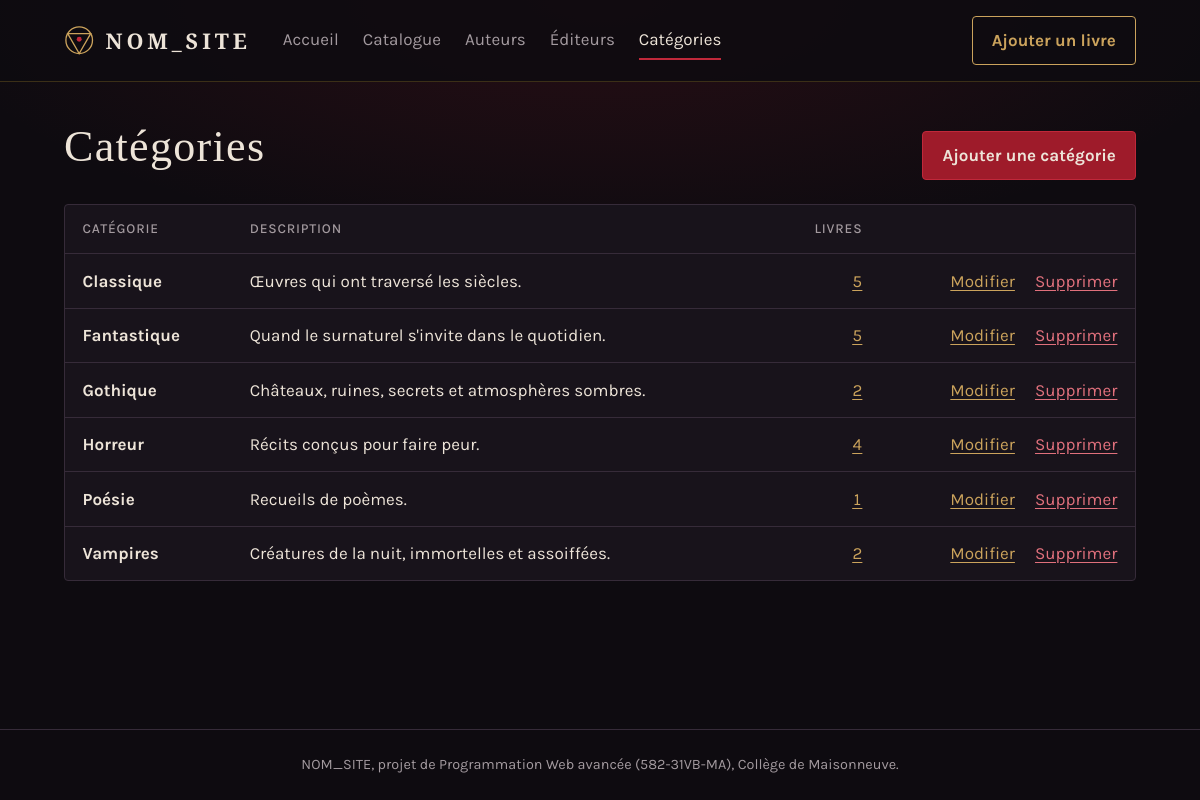
/categories.php, run on the app's committed database.
### tables this page shows
CREATE TABLE categorie (
    id          INT UNSIGNED  NOT NULL AUTO_INCREMENT,
    nom         VARCHAR(60)   NOT NULL,
    description VARCHAR(255)  NULL,
    PRIMARY KEY (id),
    UNIQUE KEY uq_categorie_nom (nom)
);

### includes/init.php (called while the page is built, shortened)
<?php
require_once __DIR__ . '/fonctions.php';
spl_autoload_register(function (string $nomClasse): void {
    $fichier = __DIR__ . '/../Classe/' . $nomClasse . '.php';
});

### Classe/Database.php (called while the page is built, shortened)
<?php
class Database
{
    private static ?PDO $connexion = null;
    public static function getConnexion(): PDO
    {
        if (self::$connexion === null) {
            $dsn = 'mysql:host=' . DB_HOTE . ';dbname=' . DB_NOM . ';charset=utf8mb4';
            self::$connexion = new PDO($dsn, DB_UTILISATEUR, DB_MOT_DE_PASSE, [
                PDO::ATTR_ERRMODE            => PDO::ERRMODE_EXCEPTION,
                PDO::ATTR_DEFAULT_FETCH_MODE => PDO::FETCH_ASSOC,
                PDO::ATTR_EMULATE_PREPARES   => false,
            ]);
        }
        return self::$connexion;
    }
}

### Classe/Modele.php (called while the page is built, shortened)
<?php
abstract class Modele
{
    protected static string $table = '';
    protected static string $ordre = 'id';
    protected ?int $id = null;
    protected static function pdo(): PDO
    {
        return Database::getConnexion();
    }
    public static function trouverTous(): array
    {
        $sql = 'SELECT * FROM ' . static::$table . ' ORDER BY ' . static::$ordre;
        $lignes = static::pdo()->query($sql)->fetchAll();
        return array_map(fn (array $ligne) => new static($ligne), $lignes);
    }
    public function getId(): ?int
    {
        return $this->id;
    }
    protected static function texteOuNull(mixed $valeur): ?string
    {
        $texte = trim((string) $valeur);
        return $texte === '' ? null : $texte;
    }
}

### Classe/Categorie.php (called while the page is built, shortened)
<?php
class Categorie extends Modele
{
    private string $nom = '';
    private ?string $description = null;
    public function hydrater(array $donnees): void
    {
        if (isset($donnees['id'])) {
            $this->id = (int) $donnees['id'];
        }
        $this->nom = trim($donnees['nom'] ?? '');
        $this->description = self::texteOuNull($donnees['description'] ?? null);
    }
    public function compterLivres(): int
    {
        $requete = self::pdo()->prepare('SELECT COUNT(*) FROM livre_categorie WHERE categorie_id = :id');
        $requete->execute(['id' => $this->id]);
        return (int) $requete->fetchColumn();
    }
    public function getNom(): string
    {
        return $this->nom;
    }
    public function getDescription(): ?string
    {
        return $this->description;
    }
}

### categories.php (the view, shortened to what this page needs)
<?php
require_once 'includes/init.php';
$categories = Categorie::trouverTous();
require 'includes/entete.php';
?>
<div class="en-tete-page">
    <h1>Catégories</h1>
    <a class="bouton" href="categorie-form.php">Ajouter une catégorie</a>
</div>
<?php if (empty($categories)) : ?>
    <div class="vide">
        <p>Aucune catégorie pour l'instant.</p>
        <a class="bouton" href="categorie-form.php">Ajouter une catégorie</a>
    </div>
<?php else : ?>
    <div class="tableau-conteneur">
        <table class="tableau">
            <thead>
                <tr>
                    <th scope="col">Catégorie</th>
                    <th scope="col">Description</th>
                    <th scope="col" class="nombre">Livres</th>
                    <th scope="col"><span class="visuellement-cache">Actions</span></th>
                </tr>
            </thead>
            <tbody>
                <?php foreach ($categories as $categorie) : ?>
                    <?php $nombreLivres = $categorie->compterLivres(); ?>
                    <tr>
                        <td><strong><?= e($categorie->getNom()) ?></strong></td>
                        <td><?= e($categorie->getDescription() ?? '') ?></td>
                        <td class="nombre">
                            <?php if ($nombreLivres > 0) : ?>
                                <a href="livres.php?categorie=<?= $categorie->getId() ?>"><?= $nombreLivres ?></a>
                            <?php else : ?>
                                0
                            <?php endif; ?>
                        </td>
                        <td class="actions">
                            <a href="categorie-form.php?id=<?= $categorie->getId() ?>">Modifier</a>
                            <?= boutonSupprimer('categorie-supprimer.php', $categorie->getId(), 'Supprimer la catégorie ' . $categorie->getNom() . '? Les livres resteront au catalogue.') ?>
                        </td>
                    </tr>
                <?php endforeach; ?>
            </tbody>
        </table>
    </div>
<?php endif; ?>
<?php require 'includes/pied.php'; ?>

### includes/fonctions.php (shortened to what this page needs)
<?php
function e(mixed $valeur): string
{
    return htmlspecialchars((string) $valeur, ENT_QUOTES, 'UTF-8');
}
function jetonCsrf(): string
{
    return $_SESSION['jeton_csrf'];
}
function champCsrf(): string
{
    return '<input type="hidden" name="jeton_csrf" value="' . e(jetonCsrf()) . '">';
}
function boutonSupprimer(string $action, int $id, string $confirmation): string
{
    return '<form class="form-suppression" method="post" action="' . e($action) . '"'
        . ' onsubmit="return confirm(\'' . e(addslashes($confirmation)) . '\');">'
        . champCsrf()
        . '<input type="hidden" name="id" value="' . $id . '">'
        . '<button type="submit" class="bouton-lien bouton-lien--danger">Supprimer</button>'
        . '</form>';
}

### css/style.css (style rules this page uses)
:root { color-scheme: dark; --nuit: #0E0B10; --ombre: #18131B; --ombre-claire: #221A25; --bordure: #362B39; --parchemin: #EDE4D8; --cendre: #A39A9F; --sang: #9E1B2A; --sang-vif: #C0283A; --sang-sombre: #3A1117; --dorure: #CBA35C; --dorure-sombre: #3B2F17; --police-titre: "Cinzel", "Trajan Pro", Georgia, serif; --police-texte: "Karla", "Helvetica Neue", Arial, sans-serif; --largeur-max: 1120px; --rayon: 4px; }
*, *::before, *::after { box-sizing: border-box; }
body { margin: 0; min-height: 100vh; display: flex; flex-direction: column; background: radial-gradient(ellipse 80% 45% at 50% 0%, rgba(158, 27, 42, 0.18), transparent 70%), var(--nuit); color: var(--parchemin); font-family: var(--police-texte); font-size: 1.0625rem; line-height: 1.55; }
h1, h2 { font-family: var(--police-titre); font-weight: 500; line-height: 1.15; letter-spacing: 0.03em; margin: 0 0 0.5em; }
h1 { font-size: clamp(2rem, 4vw, 2.75rem); }
a { color: var(--dorure); text-underline-offset: 0.2em; }
.bouton { display: inline-block; padding: 0.65rem 1.2rem; border: 1px solid var(--sang-vif); border-radius: var(--rayon); background: var(--sang); color: var(--parchemin); font: inherit; font-weight: 700; text-decoration: none; cursor: pointer; }
.bouton-lien { padding: 0; border: 0; background: none; font: inherit; text-decoration: underline; text-underline-offset: 0.2em; cursor: pointer; }
.bouton-lien--danger { color: #E0707C; }
.form-suppression { display: inline; }
.en-tete-page { display: flex; flex-wrap: wrap; align-items: baseline; justify-content: space-between; gap: 0.5rem 1.5rem; margin-bottom: 1.5rem; }
.en-tete-page h1, .en-tete-page p { margin: 0; }
.tableau-conteneur { overflow-x: auto; border: 1px solid var(--bordure); border-radius: var(--rayon); background: var(--ombre); }
.tableau { width: 100%; border-collapse: collapse; }
.tableau th, .tableau td { padding: 0.85rem 1.1rem; border-bottom: 1px solid var(--bordure); text-align: left; vertical-align: top; }
.tableau th { color: var(--cendre); font-size: 0.85rem; font-weight: 500; letter-spacing: 0.06em; text-transform: uppercase; }
.tableau tbody tr:last-child td { border-bottom: 0; }
.tableau .nombre { text-align: right; font-variant-numeric: tabular-nums; }
.tableau .actions { text-align: right; white-space: nowrap; }
.tableau .actions > * + * { margin-left: 1rem; }

### data on the page
categorie: nom "Classique", description "Œuvres qui ont traversé les siècles.", nombreLivres "5"
categorie: nom "Fantastique", description "Quand le surnaturel s'invite dans le quotidien.", nombreLivres "5"
categorie: nom "Gothique", description "Châteaux, ruines, secrets et atmosphères sombres.", nombreLivres "2"
categorie: nom "Horreur", description "Récits conçus pour faire peur.", nombreLivres "4"
categorie: nom "Poésie", description "Recueils de poèmes.", nombreLivres "1"
categorie: nom "Vampires", description "Créatures de la nuit, immortelles et assoiffées.", nombreLivres "2"

### other printed values
NOM_SITE "NOM_SITE"
$libelle "Accueil"
$libelle "Catalogue"
$libelle "Auteurs"
$libelle "Éditeurs"
$libelle "Catégories"
